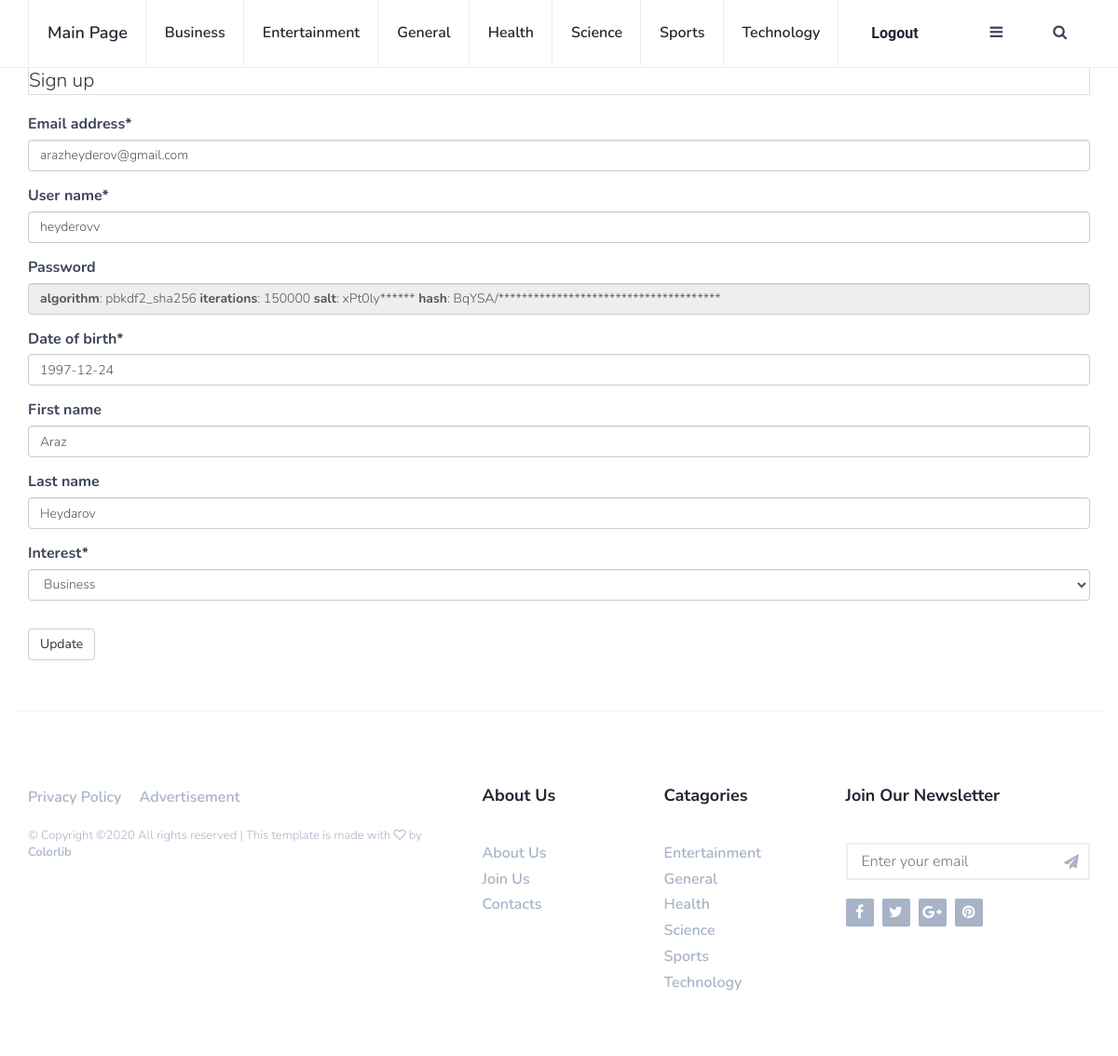
Screenshot of /update-profile/ (signed in) with the database file from the repository.
### blog/models.py (models this page shows, shortened)
class MyUser(AbstractBaseUser):
    email = models.EmailField(
        verbose_name='email address',
        max_length=255,
        unique=True,
        null=False,
    )
    user_name = models.fields.CharField(unique=True, null=False, max_length=255,)
    date_of_birth = models.DateField(null=True)
    first_name = models.CharField(null=True, max_length=30, blank=True)
    last_name = models.CharField(null=True, max_length=30, blank=True)
    interest = MultiSelectField(null=True, max_length=50, blank=False, choices=CATEGORIES)
    is_active = models.BooleanField(default=False)
    is_admin = models.BooleanField(default=False)
    objects = MyUserManager()
    USERNAME_FIELD = 'email'
    REQUIRED_FIELDS = ['user_name']

### blog/views.py (the view)
# urls.py: path('update-profile/', views.update, name='update_profile'),
def update(request):
    if request.method == 'POST':
        form = UserChangeForm(request.POST, instance=request.user)
        if form.is_valid():
            form.save()
            return redirect('blog-home')
    else:
        form = UserChangeForm(instance=request.user)
    return render(request, 'blog/update_user.html', {'form': form})

### blog/admin.py (shortened to what this page needs)
class UserChangeForm(forms.ModelForm):
    password = ReadOnlyPasswordHashField()
    class Meta:
        model = MyUser
        fields = ('email', 'user_name', 'password', 'date_of_birth' ,
                  'first_name', 'last_name', 'interest')

### blog/templates/blog/update_user.html (shortened to what this page needs)
{% extends 'blog/base.html' %}
{% load crispy_forms_tags %}
{% block content %}
    <div class="container">
        <form method="post">
            <fieldset class="form-group">
                <legend class="table-bordered">Sign up</legend>
                    {{ form|crispy }}
            </fieldset>
            <div class="form-group">
                <button class="btn btn-default" type="submit">Update</button>
            </div>
        </form>
    </div>
{% endblock content %}

### blog/static/blog/css/style.css (style rules this page uses)
body { font-family: 'Nunito', sans-serif; font-size: 16px; font-weight: 300; color: #3d455c; margin: 0; padding: 0; overflow-x: hidden; }

### rows the page displays
MyUser: email "arazheyderov@gmail.com", user_name "heyderovv", date_of_birth "1997-12-24", first_name "Araz", last_name "Heydarov", interest "Business"
